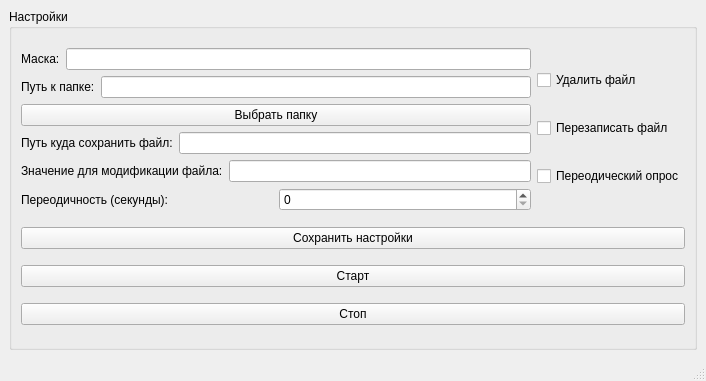
<?xml version="1.0" encoding="UTF-8"?>
<ui version="4.0">
 <class>MainWindow</class>
 <widget class="QMainWindow" name="MainWindow">
  <property name="geometry">
   <rect>
    <x>0</x>
    <y>0</y>
    <width>706</width>
    <height>381</height>
   </rect>
  </property>
  <property name="windowTitle">
   <string>MainWindow</string>
  </property>
  <widget class="QWidget" name="centralwidget">
   <layout class="QVBoxLayout" name="verticalLayout">
    <item>
     <widget class="QGroupBox" name="groupBox">
      <property name="title">
       <string>Настройки</string>
      </property>
      <layout class="QVBoxLayout" name="verticalLayout_4">
       <item>
        <layout class="QHBoxLayout" name="horizontalLayout_5">
         <item>
          <layout class="QVBoxLayout" name="verticalLayout_3">
           <item>
            <layout class="QHBoxLayout" name="horizontalLayout">
             <item>
              <widget class="QLabel" name="label">
               <property name="text">
                <string>Маска:</string>
               </property>
              </widget>
             </item>
             <item>
              <widget class="QLineEdit" name="inputMaskLineEdit"/>
             </item>
            </layout>
           </item>
           <item>
            <layout class="QHBoxLayout" name="horizontalLayout_6">
             <item>
              <widget class="QLabel" name="label_5">
               <property name="text">
                <string>Путь к папке:</string>
               </property>
              </widget>
             </item>
             <item>
              <widget class="QLineEdit" name="inputFolderLineEdit"/>
             </item>
            </layout>
           </item>
           <item>
            <widget class="QPushButton" name="selectFolderButton">
             <property name="text">
              <string>Выбрать папку</string>
             </property>
            </widget>
           </item>
           <item>
            <layout class="QHBoxLayout" name="horizontalLayout_3">
             <item>
              <widget class="QLabel" name="label_3">
               <property name="text">
                <string>Путь куда сохранить файл:</string>
               </property>
              </widget>
             </item>
             <item>
              <widget class="QLineEdit" name="outputPathLineEdit"/>
             </item>
            </layout>
           </item>
           <item>
            <layout class="QHBoxLayout" name="horizontalLayout_4">
             <item>
              <widget class="QLabel" name="label_4">
               <property name="text">
                <string>Значение для модификации файла:</string>
               </property>
              </widget>
             </item>
             <item>
              <widget class="QLineEdit" name="modificationValueLineEdit"/>
             </item>
            </layout>
           </item>
           <item>
            <layout class="QHBoxLayout" name="horizontalLayout_2">
             <item>
              <widget class="QLabel" name="label_2">
               <property name="text">
                <string>Переодичность (секунды):</string>
               </property>
              </widget>
             </item>
             <item>
              <widget class="QSpinBox" name="intervalSpinBox"/>
             </item>
            </layout>
           </item>
          </layout>
         </item>
         <item>
          <layout class="QVBoxLayout" name="verticalLayout_2">
           <item>
            <widget class="QCheckBox" name="deleteFilesCheckBox">
             <property name="text">
              <string>Удалить файл</string>
             </property>
            </widget>
           </item>
           <item>
            <widget class="QCheckBox" name="overwriteCheckBox">
             <property name="text">
              <string>Перезаписать файл</string>
             </property>
            </widget>
           </item>
           <item>
            <widget class="QCheckBox" name="periodicRunCheckBox">
             <property name="text">
              <string>Переодический опрос</string>
             </property>
            </widget>
           </item>
          </layout>
         </item>
        </layout>
       </item>
       <item>
        <widget class="QPushButton" name="saveSettingsButton">
         <property name="text">
          <string>Сохранить настройки</string>
         </property>
        </widget>
       </item>
       <item>
        <widget class="QPushButton" name="startButton">
         <property name="text">
          <string>Старт</string>
         </property>
        </widget>
       </item>
       <item>
        <widget class="QPushButton" name="stopButton">
         <property name="text">
          <string>Стоп</string>
         </property>
        </widget>
       </item>
      </layout>
     </widget>
    </item>
   </layout>
  </widget>
  <widget class="QMenuBar" name="menubar">
   <property name="geometry">
    <rect>
     <x>0</x>
     <y>0</y>
     <width>706</width>
     <height>25</height>
    </rect>
   </property>
  </widget>
  <widget class="QStatusBar" name="statusbar"/>
 </widget>
 <resources/>
 <connections/>
</ui>
